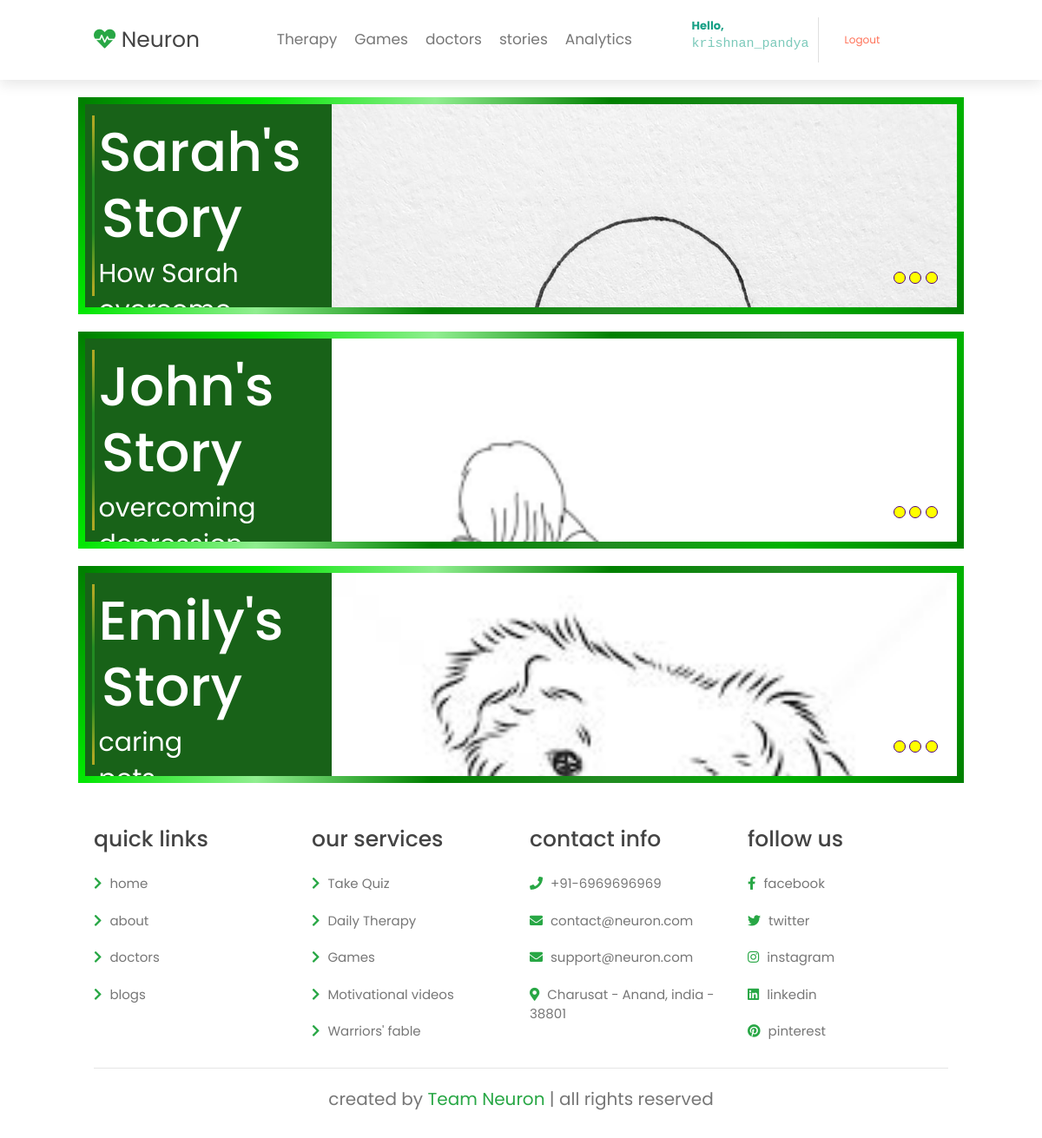
Screenshot of /stories (signed in) with the database file from the repository.
### neuron_main/models.py (models this page shows)
class Story(models.Model):
    image = models.ImageField(upload_to='media/image/', null=True)
    topic = models.CharField(max_length=50)
    primary = models.CharField(max_length=35)
    paragraph = models.TextField()
    range = models.JSONField(default=dict) # {"happy": [0.2, 0.4]}

### neuron_main/views.py (the view)
# urls.py: path('stories', views.stories, name="stories | Neuron"),
def stories(request):
    user = request.user
    if(user.is_authenticated):
        return render(request, 'stories.html', context={'stories': list(Story.objects.all()),'username': user.username})
    return render(request, 'stories.html', context={'stories': list(Story.objects.all())})

### templates/stories.html (shortened to what this page needs)
{% extends 'base.html' %}
{% load static %}
  {% block header_addon %}
  <link rel="stylesheet" href="{% static 'css/game.css' %}">
  <link rel="stylesheet" href="static/css/game.css">
  {% endblock %}
  {% block content %}
<head>
    <link rel="stylesheet" href="css/bootstrap.min.css">
</head>
<body>
	{% for story in stories %}
		<div class="wrap animate pop">
			<div class="overlay">
				<div class="overlay-content animate slide-left delay-2">
					<h2 class="animate slide-left pop delay-4">{{ story.topic }}</h2>
					<p class="animate slide-left pop delay-5" style="color: white; margin-bottom: 2.5rem;">{{ story.primary }}</p>
				</div>
				<div class="image-content animate slide delay-5" style="background-image: url('{{ story.image.url }}');"></div>
						<div class="dots animate">
							<div class="dot animate slide-up delay-6"></div>
							<div class="dot animate slide-up delay-7"></div>
							<div class="dot animate slide-up delay-8"></div>
						</div>
			</div>
				<div class="text">
					<p>{{ story.paragraph }}</p>
				</div>
		</div>
	{% endfor %}
</body>
  {% endblock %}

### templates/base.html (shortened to what this page needs)
{% load static %}
<!DOCTYPE html>
<html lang="en">
<head>
    <link rel="stylesheet" href="https://cdnjs.cloudflare.com/ajax/libs/font-awesome/5.15.4/css/all.min.css">
    <link rel="stylesheet" href="{% static 'css/base.css' %}">
    {% block header_addon %}
    {% endblock %}
</head>
<body>
<header class="header" style="position: relative;margin-bottom: -4rem;">
    <a href="/" class="logo"> <i class="fas fa-heartbeat"></i> Neuron </a>
    <nav class="navbar">
        <a href="/therapy">Therapy</a>
        <a href="/game">Games</a>
        <a href="/doctors">doctors</a>
        <a href="/stories">stories</a>
        {% if request.user.is_authenticated %}
            <a href="/analytics">Analytics</a>
        {% endif %}
    </nav>
    {% if username %}
    <div style="display: flex;align-items: center;gap: 1rem">
        <div style="border-right: 1px solid #00000020;padding-right: 1rem;">
            <b style="font-size: 1.3rem;color: #16a085">Hello, </b>
            <pre style="font-size: 1.5rem;color: #16a08590;">{{ username }}</pre>
        </div>
        <form method="GET" action="/logout">
            <button type="submit" style="font-size: 1.2rem;color: tomato;cursor: pointer;background-color: transparent;">Logout</button>
        </form>
    </div>
    {% else %}
    <button onclick="document.getElementById('id01').style.display='block'" style="width:auto;">Login/signup</button>
    {% endif %}
</header>
<section class="login" id="login">
</section>
{% block content %}
{% endblock %}
<section class="footer">
    <div class="box-container">
        <div class="box">
            <h3>quick links</h3>
            <a href="#"> <i class="fas fa-chevron-right"></i> home </a>
            <a href="#"> <i class="fas fa-chevron-right"></i> about </a>
            <a href="#"> <i class="fas fa-chevron-right"></i> doctors </a>
            <a href="#"> <i class="fas fa-chevron-right"></i> blogs </a>
        </div>
        <div class="box">
            <h3>our services</h3>
            <a href="#"> <i class="fas fa-chevron-right"></i> Take Quiz </a>
            <a href="#"> <i class="fas fa-chevron-right"></i> Daily Therapy </a>
            <a href="#"> <i class="fas fa-chevron-right"></i> Games </a>
            <a href="#"> <i class="fas fa-chevron-right"></i> Motivational videos </a>
            <a href="#"> <i class="fas fa-chevron-right"></i> Warriors' fable </a>
        </div>
        <div class="box">
            <h3>contact info</h3>
            <a href="#"> <i class="fas fa-phone"></i> +91-6969696969 </a>
            <a href="#"> <i class="fas fa-envelope"></i> contact@neuron.com </a>
            <a href="#"> <i class="fas fa-envelope"></i> support@neuron.com </a>
            <a href="#"> <i class="fas fa-map-marker-alt"></i> Charusat - Anand, india - 38801 </a>
        </div>
        <div class="box">
            <h3>follow us</h3>
            <a href="#"> <i class="fab fa-facebook-f"></i> facebook </a>
            <a href="#"> <i class="fab fa-twitter"></i> twitter </a>
            <a href="#"> <i class="fab fa-instagram"></i> instagram </a>
            <a href="#"> <i class="fab fa-linkedin"></i> linkedin </a>
            <a href="#"> <i class="fab fa-pinterest"></i> pinterest </a>
        </div>
    </div>
    <div class="credit"> created by <span>Team Neuron</span> | all rights reserved </div>
</section>
</body>
</html>

### static/css/base.css (style rules this page uses)
body { font-family: Arial, Helvetica, sans-serif; }
:root { --green:#16a085; --black:#444; --light-color:#777; --box-shadow:.5rem .5rem 0 rgba(22, 160, 133, .2); --text-shadow:.4rem .4rem 0 rgba(0, 0, 0, .2); --border:.2rem solid var(--green); --card-height: 300px; --card-width: calc(var(--card-height) / 1.5); }
* { font-family: 'Poppins', sans-serif; margin:0; padding: 0; box-sizing: border-box; outline: none; border: none; transition: all .2s ease-out; text-decoration: none; }
html { font-size: 62.5%; overflow-x: hidden; scroll-padding-top: 7rem; scroll-behavior: smooth; }
section { padding:2rem 9%; }
section:nth-child(even) { background: #f5f5f5; }
.header { padding:2rem 9%; position: fixed; top:0; left: 0; right: 0; z-index: 1000; box-shadow: 0 .5rem 1.5rem rgba(0, 0, 0, .1); display: flex; align-items: center; justify-content: space-between; background: #fff; }
.header .logo { font-size: 2.5rem; color: var(--black); }
.header .logo i { color: var(--green); }
.header .navbar a { font-size: 1.7rem; color: var(--light-color); margin-left: 2rem; }
.footer .box-container { display: grid; grid-template-columns: repeat(auto-fit, minmax(22rem, 1fr)); gap:2rem; }
.footer .box-container .box h3 { font-size: 2.5rem; color:var(--black); padding: 1rem 0; }
.footer .box-container .box a { display: block; font-size: 1.5rem; color:var(--light-color); padding: 1rem 0; }
.footer .box-container .box a i { padding-right: .5rem; color:var(--green); }
.footer .credit { padding: 1rem; padding-top: 2rem; margin-top: 2rem; text-align: center; font-size: 2rem; color:var(--light-color); border-top: .1rem solid rgba(0, 0, 0, .1); }
.footer .credit span { color:var(--green); }
button { background-color:#16a085;; color: white; padding: 14px 20px; margin: 8px 0; border: none; cursor: pointer; width: 100%; border-radius: 50px; }
.animate { -webkit-animation: animatezoom 0.6s; animation: animatezoom 0.6s }
* { box-sizing: border-box }
button { background-color: #04AA6D; color: white; padding: 14px 20px; margin: 8px 0; border: none; cursor: pointer; width: 100%; opacity: 0.9; }

### rows the page displays
Story: topic "Sarah's Story", primary "How Sarah…", image (picture)
Story: topic "John's Story", primary "overcoming…", image (picture)
Story: topic "Emily's Story", primary "caring…", image (picture)

### other values shown
{{ username }} "krishnan_pandya"
